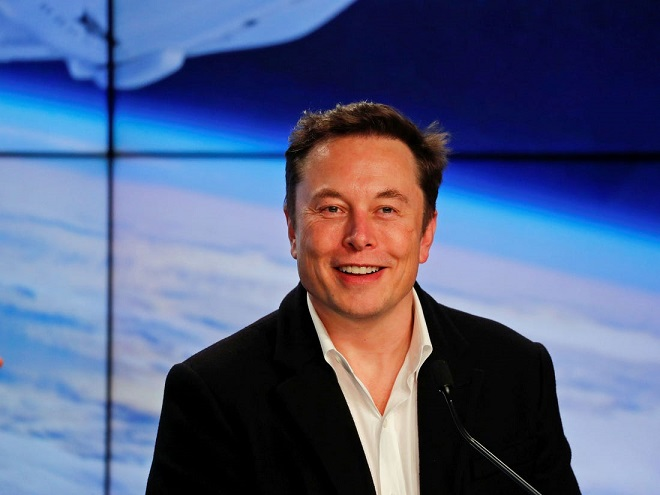
#> input picture ImagesBasic/Elon-Musk.jpg, 660 x 495 px
$ python -i main.py   (imports and definitions only)
#> lines starting #> are read from the running program, lines starting #| are printed output that depends on the picture
import cv2
import numpy as np
import face_recognition


def enhance_contrast(img):
    """Increase image contrast to improve face detection."""
    lab = cv2.cvtColor(img, cv2.COLOR_RGB2LAB)
#> lab: shape (495, 660, 3); mean of channels 0, 1, 2 101, 137.5, 107.5
    l, a, b = cv2.split(lab)
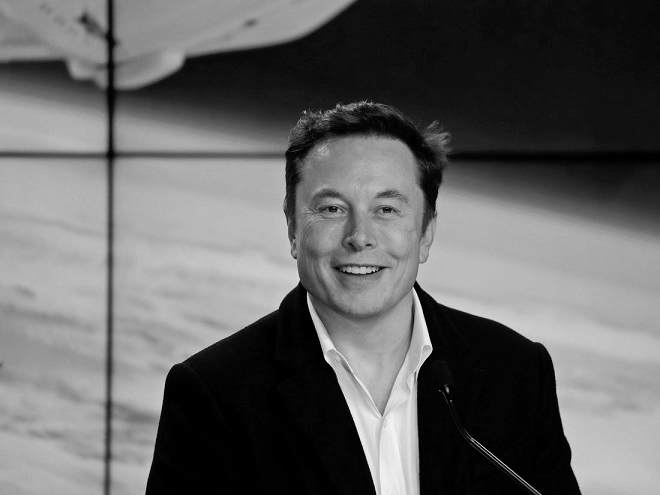
#> l: shape (495, 660); min 0, max 250, mean 101
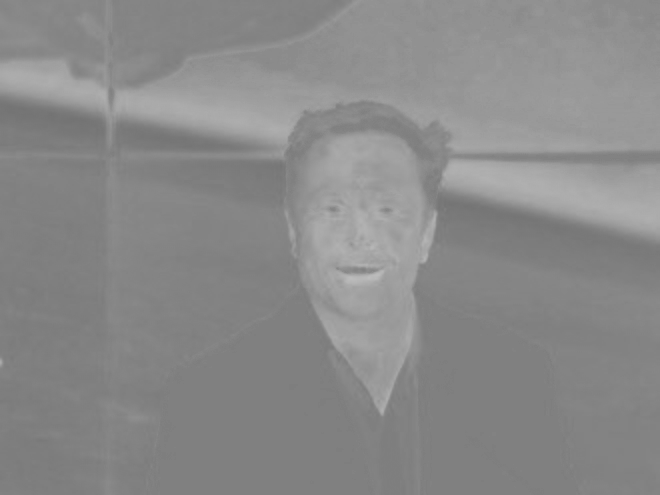
#> a: shape (495, 660); min 114, max 189, mean 137.5
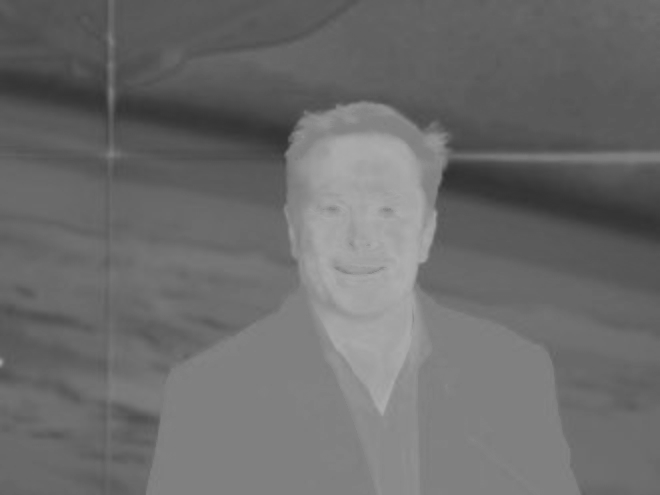
#> b: shape (495, 660); min 47, max 174, mean 107.5
    l = cv2.equalizeHist(l)
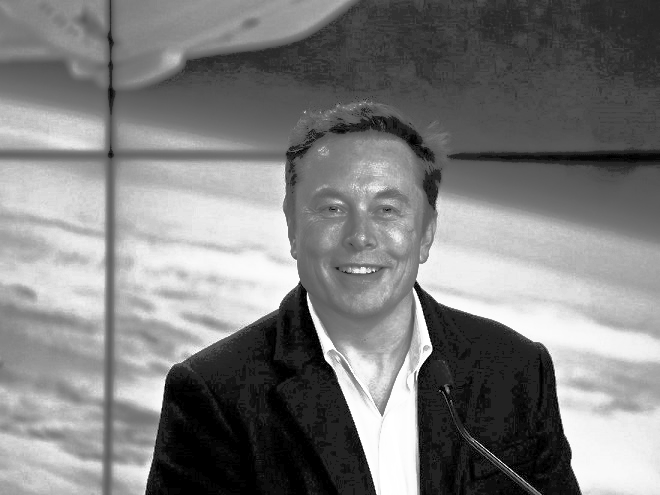
#> l: shape (495, 660); min 0, max 255, mean 125.8
    lab = cv2.merge((l, a, b))
#> lab: shape (495, 660, 3); mean of channels 0, 1, 2 125.8, 137.5, 107.5
    return cv2.cvtColor(lab, cv2.COLOR_LAB2RGB)
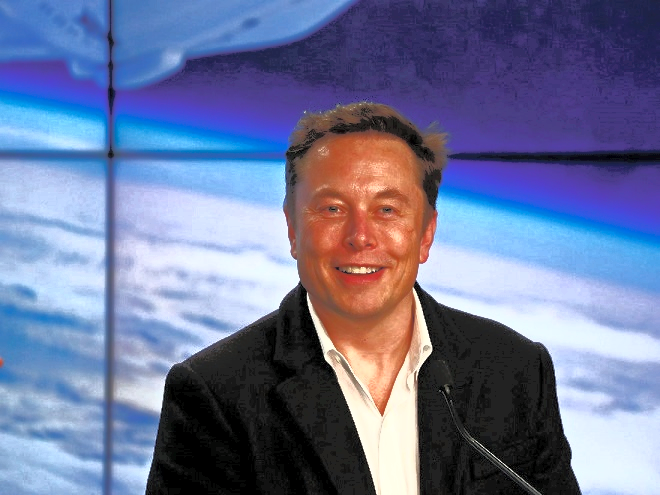
#> returned value: shape (495, 660, 3); mean R, G, B 108.6, 117.3, 153.9


def detect_faces(img, img_name):
    """Detect faces, expand bounding box, and draw rectangles."""
    img = enhance_contrast(img)  # Improve visibility of facial features

    # Detect faces using CNN model for better accuracy
    faceLocs = face_recognition.face_locations(img, number_of_times_to_upsample=2, model="cnn")

    if len(faceLocs) == 0:
        print(f" No face detected in {img_name} using face_recognition!")

        # Try OpenCV Haar Cascade as backup
        face_cascade = cv2.CascadeClassifier(cv2.data.haarcascades + "haarcascade_frontalface_default.xml")
        gray = cv2.cvtColor(img, cv2.COLOR_RGB2GRAY)
        faces = face_cascade.detectMultiScale(gray, scaleFactor=1.1, minNeighbors=5)

        if len(faces) == 0:
            print(f" No face detected in {img_name} even with OpenCV Haar Cascade!")
            return img

        print(f" OpenCV detected {len(faces)} face(s) in {img_name}.")
        for (x, y, w, h) in faces:
            cv2.rectangle(img, (x, y), (x + w, y + h), (255, 0, 255), 2)  # Draw bounding box
        return img

    faceLoc = faceLocs[0]  # Extract first detected face
    print(f" Face detected in {img_name} at location: {faceLoc}")

    # Expand bounding box for better face coverage
    expansion = 20
    top = max(0, faceLoc[0] - expansion)
    right = min(img.shape[1], faceLoc[1] + expansion)
    bottom = min(img.shape[0], faceLoc[2] + expansion)
    left = max(0, faceLoc[3] - expansion)

    # Draw expanded rectangle
    cv2.rectangle(img, (left, top), (right, bottom), (255, 0, 255), 2)

    return img


# Load images
# [1 line that did not run here, left out]
# [1 line that did not run here, left out]

# Detect and process faces in images
# [1 line that did not run here, left out]
# [1 line that did not run here, left out]

# Encoding images
# [1 line that did not run here, left out]
# [1 line that did not run here, left out]

# Comparing encodings to match, backend we use linear SVMs
# [1 line that did not run here, left out]
# [1 line not run here, left out]

# Comparing distances, lower the distance, better the match.
# [1 line that did not run here, left out]
# [10 lines not run here, left out]

>>> import cv2
>>> picture = cv2.cvtColor(cv2.imread('ImagesBasic/Elon-Musk.jpg'), cv2.COLOR_BGR2RGB)
>>> result = enhance_contrast(picture)

$ run again, on ImagesBasic/elonMusk_test.jpg
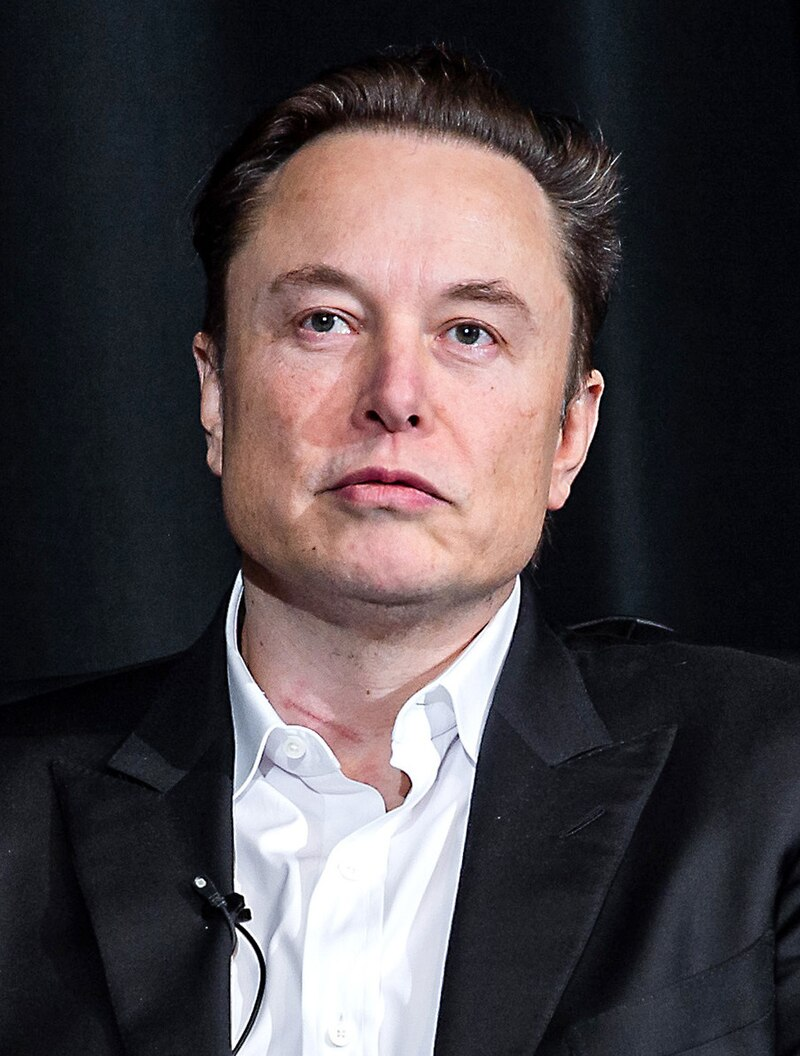
#> input picture ImagesBasic/elonMusk_test.jpg, 800 x 1056 px
#> in enhance_contrast, `l, a, b = cv2.split(lab)`:
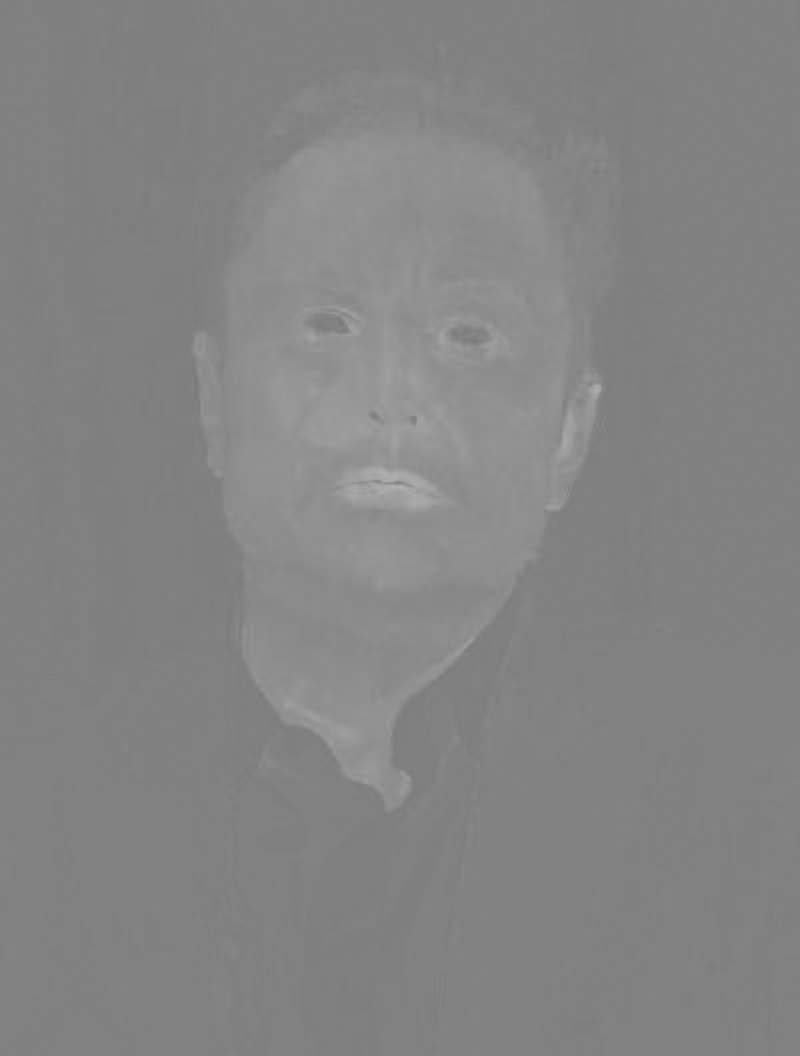
#> a: shape (1056, 800); min 120, max 177, mean 131.9
#> in enhance_contrast, `return cv2.cvtColor(lab, cv2.COLOR_LAB2RGB)`:
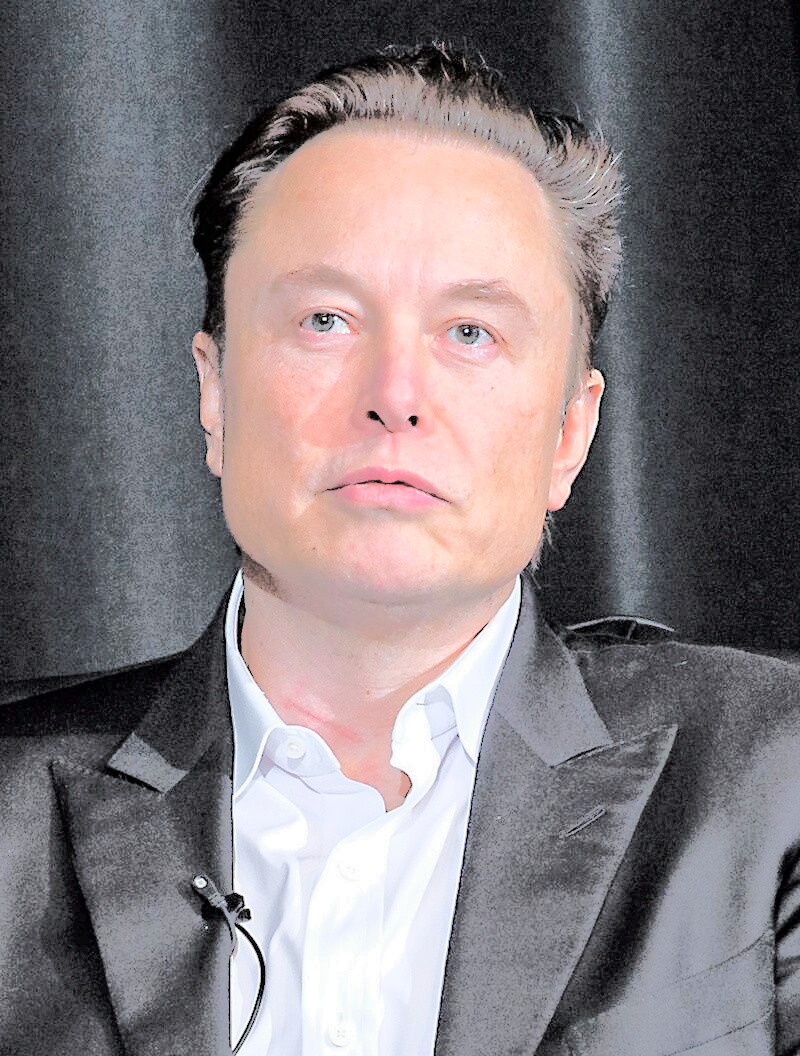
#> returned value: shape (1056, 800, 3); mean R, G, B 130.5, 122, 125
